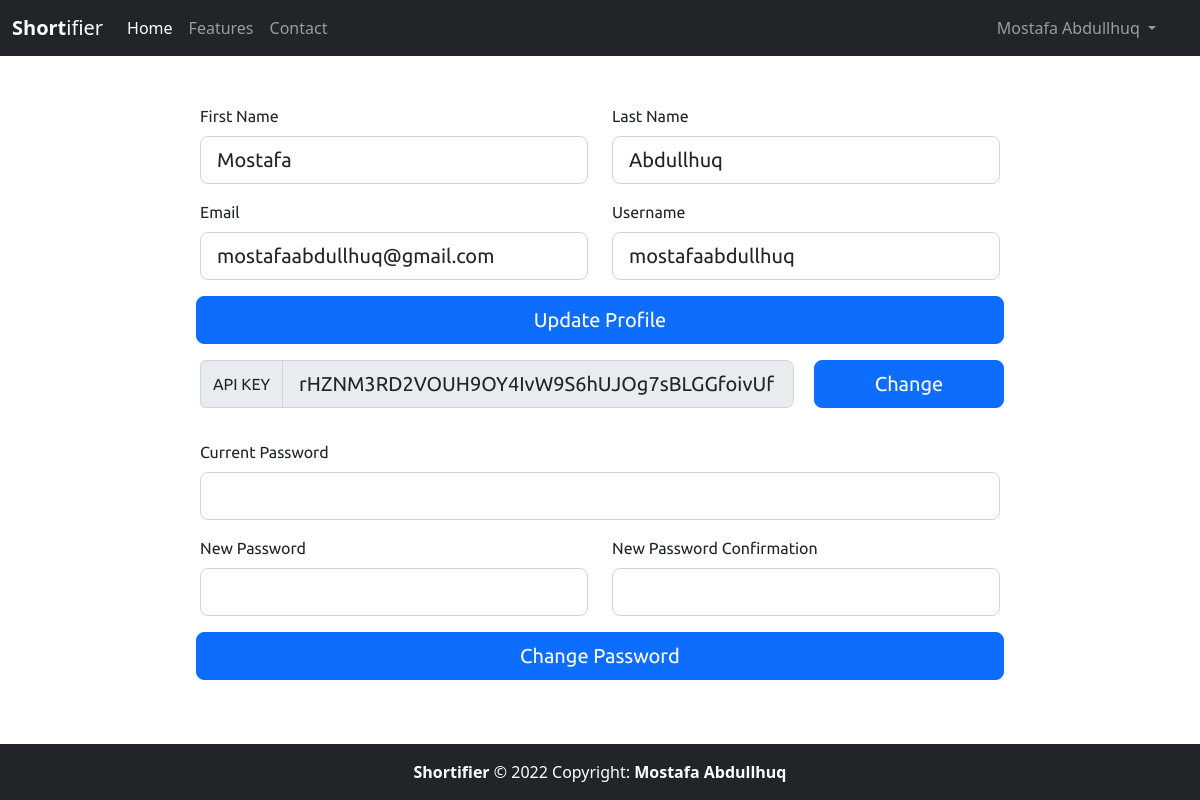
The app's page /settings (signed in), older data.
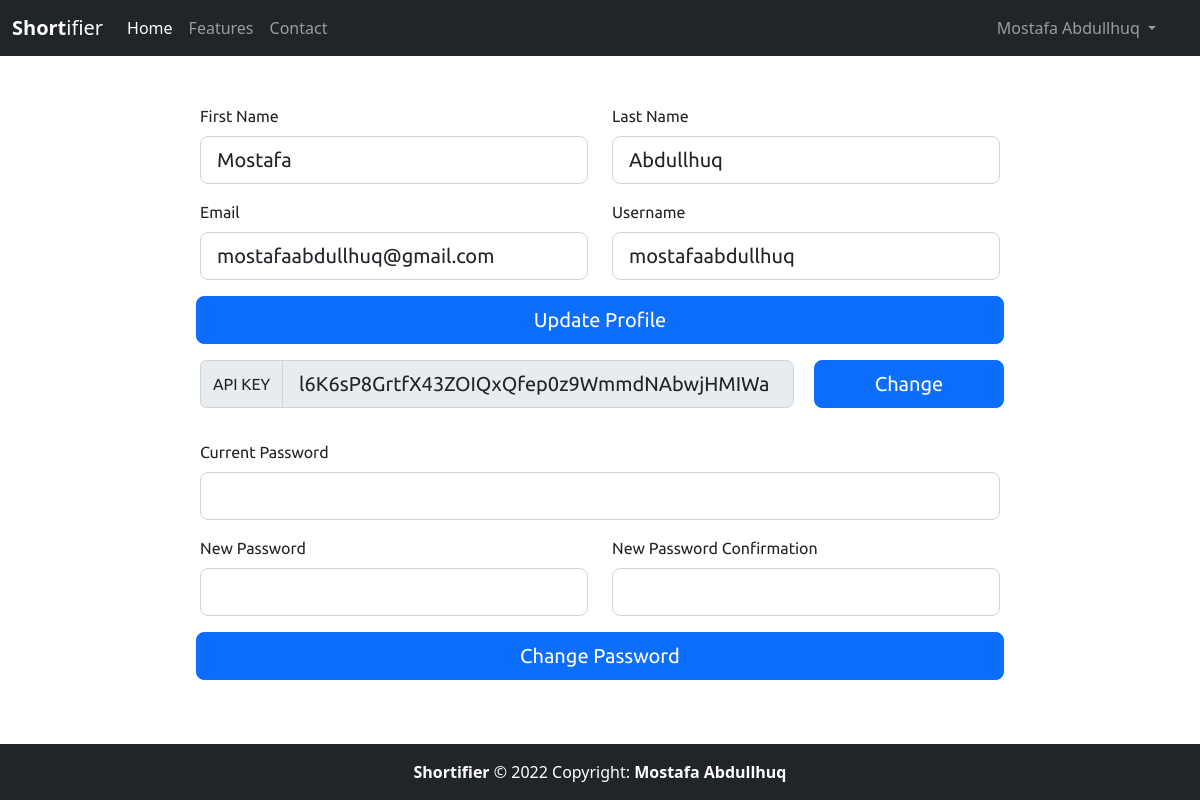
The same page, newer data.
### tables this page shows
CREATE TABLE "users" (
  "id" integer PRIMARY KEY,
  "first_name" text NOT NULL,
  "last_name" text NOT NULL,
  "email" text UNIQUE NOT NULL,
  "username" text UNIQUE NOT NULL,
  "password" text NOT NULL,
  "api_key" text UNIQUE NOT NULL,
  "is_verified" boolean NOT NULL
);

### app.py (the view)
@login_required
@app.route("/settings", methods=["GET", "POST"])
def settings():
    if request.method == "GET":
        return render_template("settings.html")

### app.py (called while the page is built)
@app.after_request
def after_request(response):
    response.headers["Cache-Control"] = "no-cache, no-store, must-revalidate"
    response.headers["Expires"] = 0
    response.headers["Pragma"] = "no-cache"
    return response

@app.context_processor
def get_user_details():
    if session["user_id"] and session["api_key"]:
        try:
            userDetails = db.execute("SELECT * FROM users WHERE id = ?", session["user_id"])[0]
        except:
            userDetails = False
    else:
        userDetails = False
    return dict(userDetails=userDetails)

### templates/settings.html (shortened to what this page needs)
{% extends 'layout.html' %}
{% block body %}
    <div class="container home-container">
        <div class="settings-form">
            <div class="mb-3 row">
                <div class="col-md-6">
                    <label for="settings-first-name" class="form-label">First Name</label>
                    <input type="text" class="form-control form-control-lg col me-3 settings-first-name" id="settings-first-name"  name="first_name" value="{{userDetails['first_name']}}" required>
                </div>
                <div class="col-md-6">
                    <label for="settings-last-name" class="form-label">Last Name</label>
                    <input type="text" class="form-control form-control-lg col me-3 settings-last-name" id="settings-last-name"  name="last_name" value="{{userDetails['last_name']}}" required>
                </div>
            </div>
            <div class="mb-3 row">
                <div class="col-md-6">
                    <label for="settings-email-address" class="form-label">Email</label>
                    <input type="email" class="form-control form-control-lg col me-3 settings-email-address" id="settings-email-address"  name="email_address" value="{{userDetails['email']}}" required>
                </div>
                <div class="col-md-6">
                    <label for="settings-username" class="form-label">Username</label>
                    <input type="text" class="form-control form-control-lg col me-3 settings-username" id="settings-username"  name="username" value="{{userDetails['username']}}" required>
                </div>
            </div>
            <div class="submit-container mb-3 mt-3 row">
                <button class="btn btn-primary btn-lg update-profile-submit col ms-2 me-2">Update Profile</button>
            </div>
            <div class="mb-3 row">
                <div class="col-9">
                    <div class="input-group mb-3">
                        <span class="input-group-text" id="settings-api-key">API KEY</span>
                        <input type="text" class="form-control form-control-lg  settings-api-key" name="settings-api-key" value="{{userDetails['api_key']}}" disabled aria-describedby="settings-api-key">
                    </div>
                </div>
                <div class="col-3">
                    <div class="row">
                        <button class="btn btn-primary btn-lg settings-generate-new-key ms-2 me-2 col">Change</button>
                    </div>
                </div>
            </div>
            <div class="mb-3 row">
                <div class="col">
                    <label for="settings-current-password" class="form-label">Current Password</label>
                    <input type="password" class="form-control form-control-lg col me-3 settings-current-password" id="settings-current-password"  name="current_password" required>
                </div>
            </div>
            <div class="mb-3 row">
                <div class="col-md-6">
                    <label for="settings-new-password" class="form-label">New Password</label>
                    <input type="password" class="form-control form-control-lg col me-3 settings-new-password" id="settings-new-password"  name="new_password" required>
                </div>
                <div class="col-md-6">
                    <label for="settings-new-password-confirmation" class="form-label">New Password Confirmation</label>
                    <input type="password" class="form-control form-control-lg col me-3 settings-new-password-confirmation" id="settings-new-password-confirmation"  name="new_password_confirmation" required>
                </div>
            </div>
            <div class="submit-container mb-3 mt-3 row">
                <button class="btn btn-primary btn-lg update-password-submit col ms-2 me-2">Change Password</button>
            </div>
        </div>
    </div>
{% endblock %}

### templates/layout.html (shortened to what this page needs)
<!DOCTYPE html>
<html lang="en">
<head>
    <link href="https://cdn.jsdelivr.net/npm/bootstrap@5.2.0/dist/css/bootstrap.min.css" rel="stylesheet">
    <link rel="stylesheet" href="static/style.css" />
</head>
<body>
    <nav class="navbar navbar-expand-lg navbar-dark bg-dark">
        <div class="container-fluid">
            <a class="navbar-brand" href="/"><span style="font-weight: bold;">Short</span>ifier</a>
            <div class="collapse navbar-collapse" id="navbarSupportedContent">
                <ul class="navbar-nav me-auto mb-2 mb-lg-0">
                    <li class="nav-item">
                    <a class="nav-link active" aria-current="page" href="/">Home</a>
                    </li>
                    <li class="nav-item">
                    <a class="nav-link" href="/features">Features</a>
                    </li>
                    <li class="nav-item">
                    <a class="nav-link" href="/contact">Contact</a>
                    </li>
                </ul>
                {% if session["api_key"] and session["user_id"]%}
                    <div class="user-controls me-4">
                        <ul class="navbar-nav me-auto mb-2 mb-lg-0">
                            <li class="nav-item dropdown">
                            <a class="nav-link dropdown-toggle" href="#" role="button" data-bs-toggle="dropdown" aria-expanded="false">
                                {{userDetails["first_name"]}} {{userDetails["last_name"]}}
                            </a>
                            </li>
                        </ul>
                    </div>
                {% else %}
                    <div class="user-controls pe-6 mt-1 mb-1">
                        <button class="btn btn-outline-success me-2" type="button"><a href="/register">Register</a></button>
                        <button class="btn btn-outline-primary" type="button"><a href="/login">Login</a></button>
                    </div>
                {% endif %}
            </div>
        </div>
    </nav>
    {% block body %}{% endblock %}
    <footer class="bg-dark text-center text-lg-start">
    <div class="text-center p-3">
        <span>Shortifier</span> © 2022 Copyright:
        <span>Mostafa Abdullhuq</span>
    </div>
    </footer>
</body>
</html>

### static/style.css (style rules this page uses)
div.home-container { position: absolute; max-width: 70%; top:50%; left:50%; transform: translate(-50%, -50%); font-family: 'Ubuntu', sans-serif; }
div.home-container div.submit-container { padding: 0px !important; }
footer { color: #fff; position: absolute; top:100%; transform: translate(0%,-100%); width: 100%; -webkit-transform: translate(0%,-100%); -moz-transform: translate(0%,-100%); -ms-transform: translate(0%,-100%); -o-transform: translate(0%,-100%); }
footer span { font-weight: bold; }
.login-form, .settings-form { max-width: 800px; margin: 0px auto; }

Row changes from the older to the newer data that the page shows:
changed users "Mostafa": settings-api-key "rHZNM3RD2VOUH9OY4IvW9S6hUJOg7sBLGGfoivUf" → "l6K6sP8GrtfX43ZOIQxQfep0z9WmmdNAbwjHMIWa"
